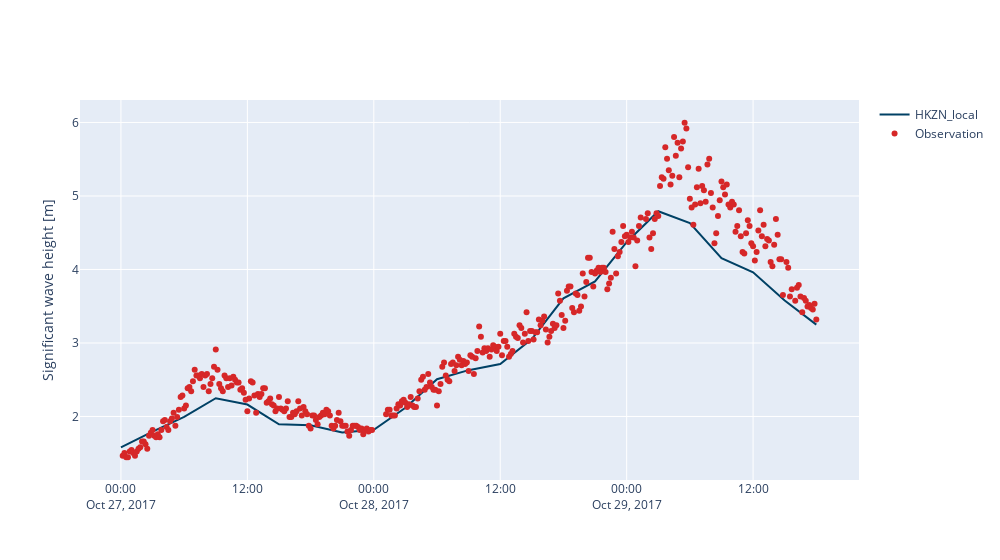

The notebook cell saved with this chart:
### Code cell
cc["HKNA"].plot_timeseries(width=1000,backend="plotly")

### Figure 1 — Plotly figure (JSON) as saved in the notebook; plotly's stock layout.template omitted (floating-point values rounded to 4 significant figures; data arrays with more than 128 entries replaced by an {"elided": "..."} marker saying what was removed)
{"data": [{"line": {"color": "#004165"}, "name": "HKZN_local", "type": "scatter", "x": ["2017-10-27T00:00:00", "2017-10-27T03:00:00", "2017-10-27T06:00:00", "2017-10-27T09:00:00", "2017-10-27T12:00:00", "2017-10-27T15:00:00", "2017-10-27T18:00:00", "2017-10-27T21:00:00", "2017-10-28T00:00:00", "2017-10-28T03:00:00", "2017-10-28T06:00:00", "2017-10-28T09:00:00", "2017-10-28T12:00:00", "2017-10-28T15:00:00", "2017-10-28T18:00:00", "2017-10-28T21:00:00", "2017-10-29T00:00:00", "2017-10-29T03:00:00", "2017-10-29T06:00:00", "2017-10-29T09:00:00", "2017-10-29T12:00:00", "2017-10-29T15:00:00", "2017-10-29T18:00:00"], "y": [1.58, 1.795, 1.993, 2.248, 2.162, 1.893, 1.881, 1.782, 1.82, 2.119, 2.506, 2.63, 2.713, 3.053, 3.607, 3.837, 4.371, 4.792, 4.63, 4.153, 3.961, 3.578, 3.25]}, {"marker": {"color": "#d62728"}, "mode": "markers", "name": "Observation", "type": "scatter", "x": {"elided": "385 str values"}, "y": {"elided": "385 float values"}}], "layout": {"title": {}, "width": 1000, "yaxis": {"title": {"text": "Significant wave height [m]"}}}}
